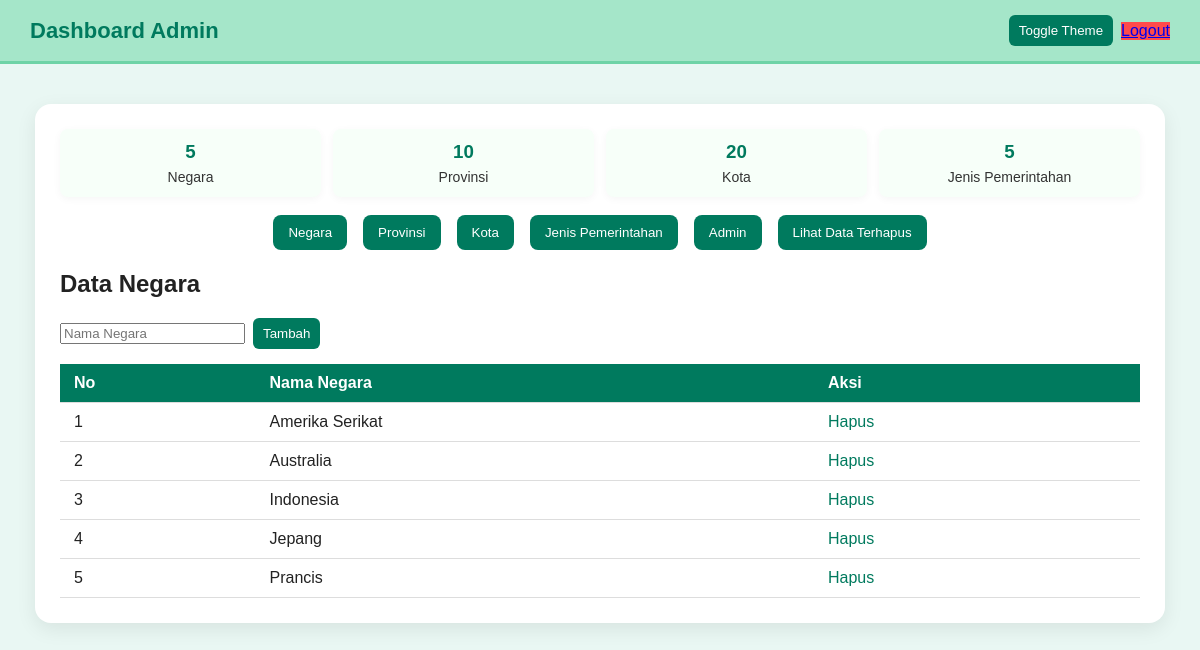
The page /admin.php (signed in) on the database its author committed.
### tables this page shows
CREATE TABLE `negara` (
  `id_negara` int(11) NOT NULL,
  `nama_negara` varchar(255) NOT NULL,
  `created_at` timestamp NOT NULL DEFAULT current_timestamp(),
  `deleted_at` timestamp NULL DEFAULT NULL,
  `deleted_by` int(11) DEFAULT NULL
);

### admin.php (the view, shortened to what this page needs)
<?php
include 'config.php';
$stat_negara = mysqli_fetch_assoc(mysqli_query($conn, "SELECT COUNT(*) as cnt FROM negara WHERE deleted_at IS NULL"))['cnt'];
$stat_provinsi = mysqli_fetch_assoc(mysqli_query($conn, "SELECT COUNT(*) as cnt FROM provinsi WHERE deleted_at IS NULL"))['cnt'];
$stat_kota = mysqli_fetch_assoc(mysqli_query($conn, "SELECT COUNT(*) as cnt FROM kota WHERE deleted_at IS NULL"))['cnt'];
$stat_pemerintahan = mysqli_fetch_assoc(mysqli_query($conn, "SELECT COUNT(*) as cnt FROM jenis_pemerintahan WHERE deleted_at IS NULL"))['cnt'];
$neg_q = mysqli_query($conn, "SELECT * FROM negara WHERE deleted_at IS NULL ORDER BY nama_negara");
?>
<!DOCTYPE html>
<html lang="id">
<head>
<link rel="stylesheet" href="style.css">
</head>
<body>
<header>
  <h1>Dashboard Admin</h1>
  <div style="display:flex;gap:8px;align-items:center;">
    <button id="themeToggle" class="btn-add">Toggle Theme</button>
    <a href="logout.php" class="btn-logout">Logout</a>
  </div>
</header>
<main>
  <div class="stats">
    <div class="stat-card">
      <h3><?= $stat_negara ?></h3>
      <p>Negara</p>
    </div>
    <div class="stat-card">
      <h3><?= $stat_provinsi ?></h3>
      <p>Provinsi</p>
    </div>
    <div class="stat-card">
      <h3><?= $stat_kota ?></h3>
      <p>Kota</p>
    </div>
    <div class="stat-card">
      <h3><?= $stat_pemerintahan ?></h3>
      <p>Jenis Pemerintahan</p>
    </div>
  </div>
  <div class="tab-menu">
    <button onclick="showTab('negara')">Negara</button>
    <button onclick="showTab('provinsi')">Provinsi</button>
    <button onclick="showTab('kota')">Kota</button>
    <button onclick="showTab('pemerintahan')">Jenis Pemerintahan</button>
    <button onclick="showTab('admin_manage')">Admin</button>
    <button onclick="showTab('sampah')">Lihat Data Terhapus</button>
  </div>
  <div id="negara" class="tab-content active">
    <h2>Data Negara</h2>
    <form method="POST" style="display:flex;gap:8px;align-items:center;">
      <input type="text" name="nama_negara" placeholder="Nama Negara" required>
      <button type="submit" name="tambah_negara" class="btn-add">Tambah</button>
    </form>
    <table>
      <tr><th>No</th><th>Nama Negara</th><th>Aksi</th></tr>
      <?php $no=1; while($r=mysqli_fetch_assoc($neg_q)): ?>
      <tr>
        <td><?= $no ?></td>
        <td><?= htmlspecialchars($r['nama_negara']) ?></td>
        <td class="actions">
          <a href="?hapus_negara=<?= $r['id_negara'] ?>" onclick="return confirm('Pindahkan ke sampah?')">Hapus</a>
        </td>
      </tr>
      <?php $no++; endwhile; ?>
    </table>
  </div>
</main>
</body>
</html>

### style.css (style rules this page uses)
:root { --primary: #007a5e; --secondary: #a5e6c9; --danger: #ff4b4b; --light: #f3f9f7; --bg: #e9f7f3; }
body { font-family: "Poppins", sans-serif; background: var(--bg); margin: 0; padding: 0; color: #222; }
header { background: var(--secondary); padding: 15px 30px; display: flex; justify-content: space-between; align-items: center; border-bottom: 3px solid #6ed3a6; position: sticky; top: 0; z-index: 100; backdrop-filter: blur(6px); }
header h1 { color: var(--primary); font-size: 22px; margin:0; }
.btn-logout { background: var(--danger); }
.btn-add { background: var(--primary); color: #fff; border: none; padding:8px 10px; border-radius:6px; cursor:pointer; }
main { margin: 40px auto; width: 90%; background: white; border-radius: 16px; padding: 25px; box-shadow: 0 6px 20px rgba(0,0,0,0.08); transition: 0.3s; }
.tab-menu { display: flex; justify-content: center; margin-bottom: 20px; gap:6px; }
.tab-menu button { padding: 10px 15px; border: none; background: var(--primary); color: white; margin: 0 5px; border-radius: 8px; cursor: pointer; transition: 0.3s; }
table { width: 100%; border-collapse: collapse; margin-top: 15px; }
th { background-color: var(--primary); color: white; text-align:left; }
th, td { padding: 10px 14px; border-bottom: 1px solid #ddd; }
.actions a { margin-right:8px; color:var(--primary); text-decoration:none; }
.tab-content { display: none; }
.tab-content.active { display: block; }

### admin.php (style rules this page uses)
.stats { display:flex; gap:12px; margin-bottom:18px; }
.stat-card { flex:1; background: #f7fff9; padding:12px; border-radius:8px; text-align:center; box-shadow: 0 2px 8px rgba(0,0,0,0.04); }
.stat-card h3 { margin:0; color:var(--primary); }
.stat-card p { margin:6px 0 0 0; font-size:14px; color:#333; }

### rows shown on the page
negara: nama_negara "Amerika Serikat"
negara: nama_negara "Australia"
negara: nama_negara "Indonesia"
negara: nama_negara "Jepang"
negara: nama_negara "Prancis"

### other values the page prints
$stat_negara "5"
$stat_provinsi "10"
$stat_kota "20"
$stat_pemerintahan "5"
